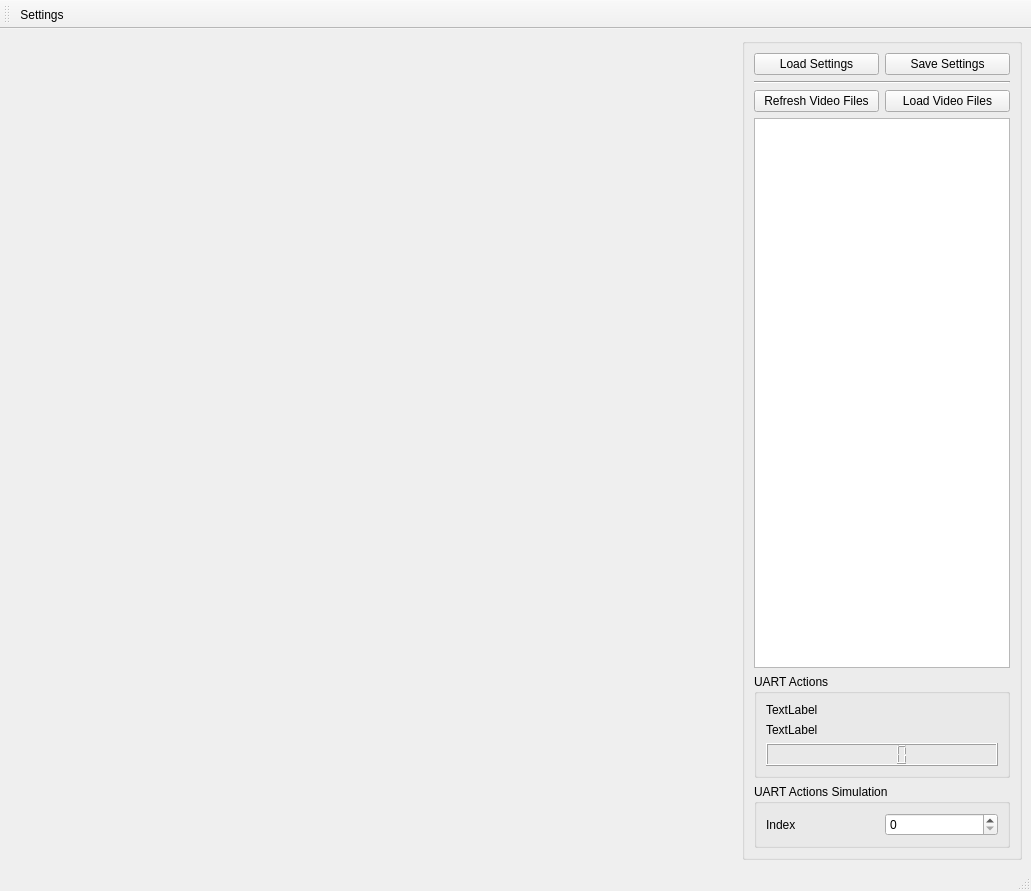
<?xml version="1.0" encoding="UTF-8"?>
<ui version="4.0">
 <author>Muhammed Said BİLGEHAN</author>
 <class>MainWindow</class>
 <widget class="QMainWindow" name="MainWindow">
  <property name="windowModality">
   <enum>Qt::ApplicationModal</enum>
  </property>
  <property name="geometry">
   <rect>
    <x>0</x>
    <y>0</y>
    <width>1031</width>
    <height>891</height>
   </rect>
  </property>
  <property name="windowTitle">
   <string>MainWindow</string>
  </property>
  <widget class="QWidget" name="centralwidget">
   <layout class="QGridLayout" name="gridLayout_6">
    <item row="0" column="0">
     <widget class="QWidget" name="widget_Frame" native="true">
      <property name="sizePolicy">
       <sizepolicy hsizetype="MinimumExpanding" vsizetype="MinimumExpanding">
        <horstretch>0</horstretch>
        <verstretch>0</verstretch>
       </sizepolicy>
      </property>
      <property name="sizeIncrement">
       <size>
        <width>1</width>
        <height>1</height>
       </size>
      </property>
      <layout class="QGridLayout" name="gridLayout_7"/>
     </widget>
    </item>
    <item row="0" column="1" rowspan="2">
     <widget class="QGroupBox" name="groupBox_Settings">
      <property name="sizeIncrement">
       <size>
        <width>1</width>
        <height>1</height>
       </size>
      </property>
      <property name="title">
       <string/>
      </property>
      <layout class="QGridLayout" name="gridLayout_2">
       <item row="1" column="0" colspan="2">
        <widget class="Line" name="line">
         <property name="orientation">
          <enum>Qt::Horizontal</enum>
         </property>
        </widget>
       </item>
       <item row="2" column="0">
        <widget class="QPushButton" name="pushButton_Refresh_Video_Files">
         <property name="text">
          <string>Refresh Video Files</string>
         </property>
        </widget>
       </item>
       <item row="0" column="0">
        <widget class="QPushButton" name="pushButton_Load_Settings">
         <property name="text">
          <string>Load Settings</string>
         </property>
        </widget>
       </item>
       <item row="0" column="1">
        <widget class="QPushButton" name="pushButton_Save_Settings">
         <property name="text">
          <string>Save Settings</string>
         </property>
        </widget>
       </item>
       <item row="2" column="1">
        <widget class="QPushButton" name="pushButton_Load_Video_Files">
         <property name="text">
          <string>Load Video Files</string>
         </property>
        </widget>
       </item>
       <item row="3" column="0" colspan="2">
        <widget class="QListWidget" name="listWidget_Video_Files"/>
       </item>
       <item row="5" column="0" colspan="2">
        <widget class="QGroupBox" name="groupBox_UART_Actions_Simulate">
         <property name="title">
          <string>UART Actions Simulation</string>
         </property>
         <layout class="QGridLayout" name="gridLayout">
          <item row="0" column="1">
           <widget class="QSpinBox" name="spinBox_Simulate_Index"/>
          </item>
          <item row="0" column="0">
           <widget class="QLabel" name="label_Index">
            <property name="text">
             <string>Index</string>
            </property>
           </widget>
          </item>
         </layout>
        </widget>
       </item>
       <item row="4" column="0" colspan="2">
        <widget class="QGroupBox" name="groupBox_UART_Actions">
         <property name="title">
          <string>UART Actions</string>
         </property>
         <layout class="QGridLayout" name="gridLayout_3">
          <item row="0" column="0">
           <widget class="QLabel" name="label_UART_Current_Action">
            <property name="text">
             <string>TextLabel</string>
            </property>
           </widget>
          </item>
          <item row="2" column="0">
           <widget class="QLCDNumber" name="lcdNumber_Index"/>
          </item>
          <item row="1" column="0">
           <widget class="QLabel" name="label_UART_Last_Action">
            <property name="text">
             <string>TextLabel</string>
            </property>
           </widget>
          </item>
         </layout>
        </widget>
       </item>
      </layout>
     </widget>
    </item>
   </layout>
  </widget>
  <widget class="QToolBar" name="toolBar">
   <property name="windowTitle">
    <string>toolBar</string>
   </property>
   <attribute name="toolBarArea">
    <enum>TopToolBarArea</enum>
   </attribute>
   <attribute name="toolBarBreak">
    <bool>false</bool>
   </attribute>
   <addaction name="action_Settings_Page"/>
  </widget>
  <widget class="QStatusBar" name="statusbar"/>
  <action name="action_Settings_Page">
   <property name="text">
    <string>&amp;Settings</string>
   </property>
   <property name="toolTip">
    <string>Settings</string>
   </property>
  </action>
 </widget>
 <resources/>
 <connections/>
 <designerdata>
  <property name="gridDeltaX">
   <number>10</number>
  </property>
  <property name="gridDeltaY">
   <number>10</number>
  </property>
  <property name="gridSnapX">
   <bool>true</bool>
  </property>
  <property name="gridSnapY">
   <bool>true</bool>
  </property>
  <property name="gridVisible">
   <bool>true</bool>
  </property>
 </designerdata>
</ui>
